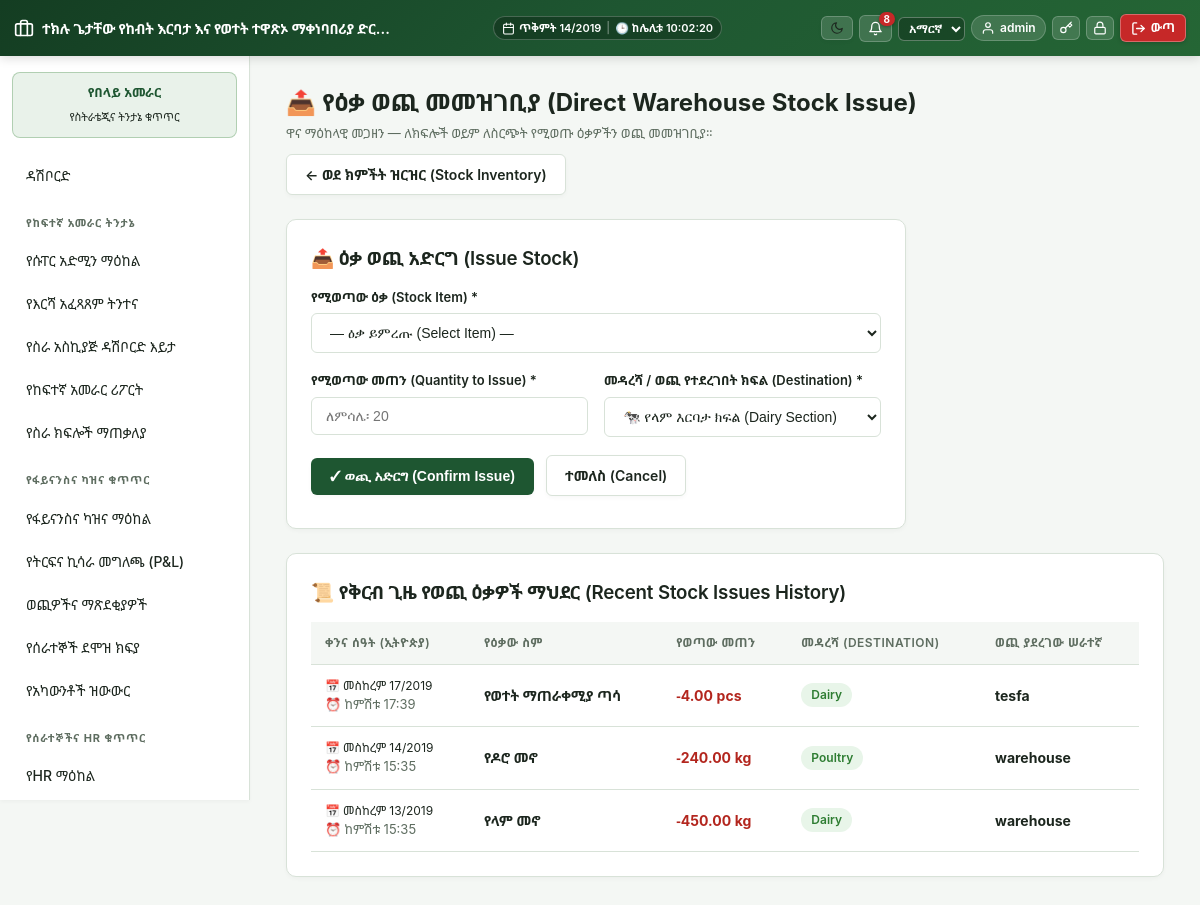
The app's page /modules/warehouse/issue.php (signed in) with its own data.
### tables this page shows
CREATE TABLE `wh_stock_issues` (
  `id` int(11) NOT NULL,
  `warehouse_id` int(11) NOT NULL,
  `stock_item_id` int(11) NOT NULL,
  `stock_batch_id` int(11) DEFAULT NULL,
  `quantity` decimal(12,2) NOT NULL,
  `destination_type` varchar(30) NOT NULL,
  `issued_by` int(11) NOT NULL,
  `issued_at` datetime NOT NULL
);

CREATE TABLE `wh_stock_items` (
  `id` int(11) NOT NULL,
  `sku` varchar(50) NOT NULL,
  `name` varchar(150) NOT NULL,
  `product_class` enum('milk','feed','medicine','equipment','spare_parts','general') NOT NULL,
  `department_scope` varchar(20) DEFAULT NULL COMMENT 'NULL = shared across all departments in its product_class; otherwise a departments.code value restricting it to one department (see includes/material_request_shared.php)',
  `partition_code` enum('finished_products','feed_nutrition','materials_supplies') NOT NULL DEFAULT 'finished_products',
  `unit` varchar(20) NOT NULL,
  `is_perishable` tinyint(1) NOT NULL DEFAULT 0
);

CREATE TABLE `users` (
  `id` int(11) NOT NULL,
  `name` varchar(100) NOT NULL,
  `email` varchar(150) NOT NULL,
  `password` varchar(255) NOT NULL,
  `api_token` varchar(64) DEFAULT NULL,
  `role_id` int(11) NOT NULL,
  `department_id` int(11) DEFAULT NULL,
  `locale` varchar(5) NOT NULL DEFAULT 'en',
  `theme` varchar(5) NOT NULL DEFAULT 'light',
  `two_factor_secret` varchar(64) DEFAULT NULL,
  `two_factor_enabled` tinyint(1) NOT NULL DEFAULT 0,
  `is_active` tinyint(1) NOT NULL DEFAULT 1,
  `last_login_at` datetime DEFAULT NULL,
  `created_at` datetime DEFAULT current_timestamp()
);

### config/db.php (called while the page is built, shortened)
<?php
function db(): PDO
{
    static $pdo = null;
    if ($pdo === null) {
        try {
            $pdo = new PDO(
                "mysql:host=" . DB_HOST . ";dbname=" . DB_NAME . ";charset=utf8mb4",
                DB_USER,
                DB_PASS,
                [
                    PDO::ATTR_ERRMODE => PDO::ERRMODE_EXCEPTION,
                    PDO::ATTR_DEFAULT_FETCH_MODE => PDO::FETCH_ASSOC,
                ]
            );
        } catch (PDOException $e) {
            die('Database connection failed: ' . htmlspecialchars($e->getMessage()) .
                '<br>Check config/db.php — is MySQL running in XAMPP, and does the "aleltu_eifms" database exist?');
        }
    }
    return $pdo;
}

### includes/ethiopian_calendar.php (called while the page is built, shortened)
<?php
class EthiopianDate {
    public static array $months = [
        1 => 'መስከረም',
        2 => 'ጥቅምት',
        3 => 'ህዳር',
        4 => 'ታህሳስ',
        5 => 'ጥር',
        6 => 'የካቲት',
        7 => 'መጋቢት',
        8 => 'ሚያዝያ',
        9 => 'ግንቦት',
        10 => 'ሰኔ',
        11 => 'ሐምሌ',
        12 => 'ነሐሴ',
        13 => 'ጳጉሜን'
    ];
    public static array $weekdays = [
        0 => 'እሁድ',
        1 => 'ሰኞ',
        2 => 'ማክሰኞ',
        3 => 'ረቡዕ',
        4 => 'ሐሙስ',
        5 => 'አርብ',
        6 => 'ቅዳሜ'
    ];
    public static function fromGregorian(int $gy, int $gm, int $gd): array {
        $jdn = gregoriantojd($gm, $gd, $gy);
        $r = ($jdn - self::ETHIOPIC_EPOCH) % 1461;
        $n = ($r % 365) + 365 * intdiv($r, 1460);
        $ey = 4 * intdiv($jdn - self::ETHIOPIC_EPOCH, 1461) + intdiv($r, 365) - intdiv($r, 1460);
        $em = intdiv($n, 30) + 1;
        $ed = ($n % 30) + 1;
        return [$ey, $em, $ed];
    }
    public static function format(?string $dateStr, string $format = 'medium'): string {
        $time = strtotime($dateStr);
        $gy = (int)date('Y', $time);
        $gm = (int)date('n', $time);
        $gd = (int)date('j', $time);
        $w  = (int)date('w', $time);
        [$ey, $em, $ed] = self::fromGregorian($gy, $gm, $gd);
        $monthName = self::$months[$em] ?? '';
        $weekdayName = self::$weekdays[$w] ?? '';
        return match ($format) {
            'short'   => sprintf('%02d/%02d/%04d', $ed, $em, $ey),
            'numeric' => sprintf('%04d-%02d-%02d', $ey, $em, $ed),
            'long'    => sprintf('%s፣ %s %d ቀን %d ዓ.ም', $weekdayName, $monthName, $ed, $ey),
            default   => sprintf('%s %d/%d', $monthName, $ed, $ey)
        };
    }
    public static function formatTime(?string $timeStr): string {
        $timestamp = strtotime($timeStr);
        $h = (int)date('H', $timestamp);
        $m = (int)date('i', $timestamp);
        $ethHour = ($h >= 6) ? ($h - 6) : ($h + 6);
        $period = '';
        if ($h >= 6 && $h < 12) {
            $period = 'ከጠዋቱ';
        } elseif ($h >= 12 && $h < 18) {
            $period = 'ከቀኑ';
        } elseif ($h >= 18 && $h < 24) {
            $period = 'ከምሽቱ';
        } else {
            $period = 'ከሌሊቱ';
        }
        return sprintf('%s %d:%02d', $period, $ethHour, $m);
    }
}
function eth_date(?string $dateStr, string $format = 'medium'): string {
    return EthiopianDate::format($dateStr, $format);
}
function eth_time(?string $timeStr): string {
    return EthiopianDate::formatTime($timeStr);
}

### includes/functions.php (called while the page is built, shortened)
<?php
require_once __DIR__ . '/../config/db.php';
require_once __DIR__ . '/ethiopian_calendar.php';
function h(?string $s): string { return htmlspecialchars($s ?? '', ENT_QUOTES, 'UTF-8'); }

### modules/warehouse/issue.php (the view, shortened to what this page needs)
<?php
require_once __DIR__ . '/../../includes/functions.php';
require_once __DIR__ . '/../../includes/header.php';
$recentIssues = db()->query(
    "SELECT s.*, i.name AS item_name, i.unit, u.name AS issuer_name
     FROM wh_stock_issues s
     JOIN wh_stock_items i ON i.id = s.stock_item_id
     JOIN users u ON u.id = s.issued_by
     ORDER BY s.issued_at DESC LIMIT 20"
)->fetchAll();
?>
<div style="display:flex;justify-content:space-between;align-items:center;margin-bottom:16px;flex-wrap:wrap;gap:10px">
    <div>
        <h2 class="mt-0" style="margin-bottom:4px">📤 የዕቃ ወጪ መመዝገቢያ (Direct Warehouse Stock Issue)</h2>
        <p class="text-muted" style="margin:0">ዋና ማዕከላዊ መጋዘን — ለክፍሎች ወይም ለስርጭት የሚወጡ ዕቃዎችን ወጪ መመዝገቢያ።</p>
    </div>
    <div style="display:flex;gap:8px">
        <a href="<?= BASE_URL ?>/modules/warehouse/stock.php" class="btn secondary">&larr; ወደ ክምችት ዝርዝር (Stock Inventory)</a>
    </div>
</div>
<div class="card" style="max-width:620px;margin-bottom:24px">
    <h3>📤 ዕቃ ወጪ አድርግ (Issue Stock)</h3>
    <form method="post" id="issueForm"><?= csrf_field() ?>
        <div class="form-group">
            <label>የሚወጣው ዕቃ (Stock Item) *</label>
            <select name="stock_item_id" id="issueStockItem" required onchange="updateStockHelper()" style="width:100%">
                <option value="">— ዕቃ ይምረጡ (Select Item) —</option>
            </select>
        </div>
        <div class="form-row">
            <div class="form-group">
                <label>የሚወጣው መጠን (Quantity to Issue) *</label>
                <input type="number" step="0.01" min="0.01" name="quantity" id="issueQty" required placeholder="ለምሳሌ፡ 20">
            </div>
            <div class="form-group">
                <label>መዳረሻ / ወጪ የተደረገበት ክፍል (Destination) *</label>
                <select name="destination_type" required>
                    <option value="dairy">🐄 የላም እርባታ ክፍል (Dairy Section)</option>
                </select>
            </div>
        </div>
        <button class="btn" type="submit" id="submitIssueBtn">✓ ወጪ አድርግ (Confirm Issue)</button>
        <a href="<?= BASE_URL ?>/modules/warehouse/stock.php" class="btn secondary">ተመለስ (Cancel)</a>
    </form>
</div>
<div class="card">
    <h3 style="margin-top:0">📜 የቅርብ ጊዜ የወጪ ዕቃዎች ማህደር (Recent Stock Issues History)</h3>
    <div style="overflow-x:auto">
        <table>
            <thead>
                <tr>
                    <th>ቀንና ሰዓት (ኢትዮጵያ)</th>
                    <th>የዕቃው ስም</th>
                    <th>የወጣው መጠን</th>
                    <th>መዳረሻ (Destination)</th>
                    <th>ወጪ ያደረገው ሠራተኛ</th>
                </tr>
            </thead>
            <tbody>
                <?php foreach ($recentIssues as $s): ?>
                    <tr>
                        <td style="font-size:12px;white-space:nowrap">
                            📅 <?= eth_date($s['issued_at']) ?><br>
                            <small class="text-muted">⏰ <?= eth_time($s['issued_at']) ?></small>
                        </td>
                        <td><strong><?= h($s['item_name']) ?></strong></td>
                        <td><strong style="color:#b3261e">-<?= number_format($s['quantity'], 2) ?> <?= h($s['unit']) ?></strong></td>
                        <td><span class="badge active"><?= h(ucfirst(str_replace('_', ' ', $s['destination_type']))) ?></span></td>
                        <td><strong><?= h($s['issuer_name']) ?></strong></td>
                    </tr>
                <?php endforeach; ?>
            </tbody>
        </table>
    </div>
</div>
<?php require_once __DIR__ . '/../../includes/footer.php'; ?>

### assets/css/app.css (style rules this page uses)
:root { --primary: #1e5631; --primary-dark: #143d22; --primary-light: #2e7d32; --primary-subtle: #e8f5e9; --accent: #43a047; --bg: #f4f7f4; --card: #ffffff; --text: #1c261e; --muted: #5e6d60; --border: #d8e2d8; --danger: #c62828; --danger-bg: #ffebee; --warn: #e65100; --warn-bg: #fff3e0; --success: #2e7d32; --success-bg: #e8f5e9; --shadow-sm: 0 2px 4px rgba(0,0,0,0.03); --shadow-md: 0 4px 12px rgba(0,0,0,0.06); --shadow-lg: 0 10px 25px rgba(0,0,0,0.09); --radius-sm: 6px; --radius-md: 10px; --radius-lg: 16px; --transition: all 0.2s cubic-bezier(0.4, 0, 0.2, 1); }
* { box-sizing: border-box; }
body { font-family: 'Nyala', 'Abyssinica SIL', 'Noto Sans Ethiopic', -apple-system, BlinkMacSystemFont, "Segoe UI", Roboto, "Helvetica Neue", Arial, sans-serif; background: var(--bg); color: var(--text); margin: 0; line-height: 1.5; -webkit-font-smoothing: antialiased; }
a { color: var(--primary); text-decoration: none; transition: var(--transition); }
.card { background: var(--card); border: 1px solid var(--border); border-radius: var(--radius-md); padding: 24px; margin-bottom: 24px; box-shadow: var(--shadow-sm); transition: var(--transition); }
.card h2, .card h3 { margin-top: 0; margin-bottom: 16px; color: var(--text); font-weight: 600; letter-spacing: -0.2px; }
table { width: 100%; border-collapse: collapse; }
th, td { text-align: left; padding: 12px 14px; border-bottom: 1px solid var(--border); font-size: 14px; }
th { color: var(--muted); font-weight: 600; font-size: 12px; text-transform: uppercase; letter-spacing: 0.5px; background: var(--bg); }
.btn { display: inline-flex; align-items: center; justify-content: center; padding: 9px 18px; background: var(--primary); color: #ffffff !important; border: 1px solid transparent; border-radius: var(--radius-sm); cursor: pointer; font-size: 14px; font-weight: 600; transition: var(--transition); box-shadow: var(--shadow-sm); margin-right: 8px; margin-bottom: 8px; }
.btn.secondary { background: var(--card); color: var(--text) !important; border: 1px solid var(--border); }
.form-group { margin-bottom: 18px; }
.form-group label { display: block; font-size: 13px; font-weight: 600; margin-bottom: 6px; color: var(--text); }
.form-group input, .form-group select, .form-group textarea { width: 100%; padding: 10px 14px; border: 1px solid var(--border); border-radius: var(--radius-sm); font-size: 14px; background: var(--card); color: var(--text); transition: var(--transition); }
.form-row { display: flex; gap: 16px; }
.form-row .form-group { flex: 1; }
.badge { display: inline-block; padding: 3px 10px; border-radius: 12px; font-size: 12px; font-weight: 600; background: var(--primary-subtle); color: var(--primary); }
.badge.milking, .badge.active, .badge.registered { background: var(--success-bg); color: var(--success); }
.text-muted { color: var(--muted); font-size: 13px; }
.mt-0 { margin-top: 0; }

### records on screen
wh_stock_issues: issued_at "መስከረም 17/2019", issued_at "ከምሽቱ 17:39", stock_item.name "የወተት ማጠራቀሚያ ጣሳ", quantity "4.00", stock_item.unit "pcs", destination_type "Dairy", issued_by.name "tesfa"
wh_stock_issues: issued_at "መስከረም 14/2019", issued_at "ከምሽቱ 15:35", stock_item.name "የዶሮ መኖ", quantity "240.00", stock_item.unit "kg", destination_type "Poultry", issued_by.name "warehouse"
wh_stock_issues: issued_at "መስከረም 13/2019", issued_at "ከምሽቱ 15:35", stock_item.name "የላም መኖ", quantity "450.00", stock_item.unit "kg", destination_type "Dairy", issued_by.name "warehouse"

### other values on screen
$unread "8"
$user['name'] "admin"
t('nav.dashboard') "ዳሽቦርድ"
$sec['title'] "የከፍተኛ አመራር ትንታኔ"
$item['label'] "የሱፐር አድሚን ማዕከል"
$item['label'] "የእርሻ አፈጻጸም ትንተና"
$item['label'] "የስራ አስኪያጅ ዳሽቦርድ እይታ"
$item['label'] "የከፍተኛ አመራር ሪፖርት"
$item['label'] "የስራ ክፍሎች ማጠቃለያ"
$sec['title'] "የፋይናንስና ካዝና ቁጥጥር"
$item['label'] "የፋይናንስና ካዝና ማዕከል"
$item['label'] "የትርፍና ኪሳራ መግለጫ (P&L)"
$item['label'] "ወጪዎችና ማጽደቂያዎች"
$item['label'] "የሰራተኞች ደሞዝ ክፍያ"
$item['label'] "የአካውንቶች ዝውውር"
